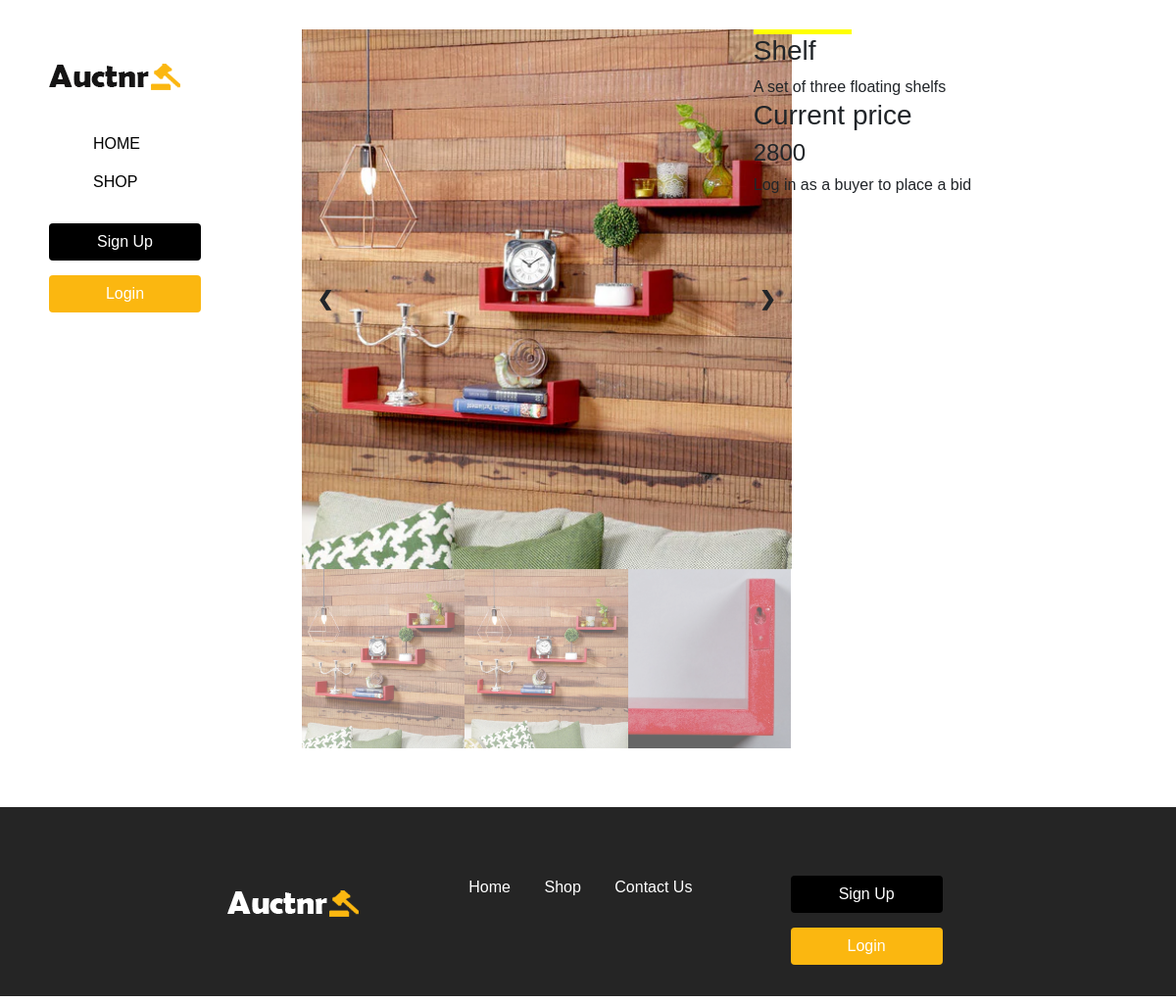
Page /product-details.php?id=23 on the earlier database version.
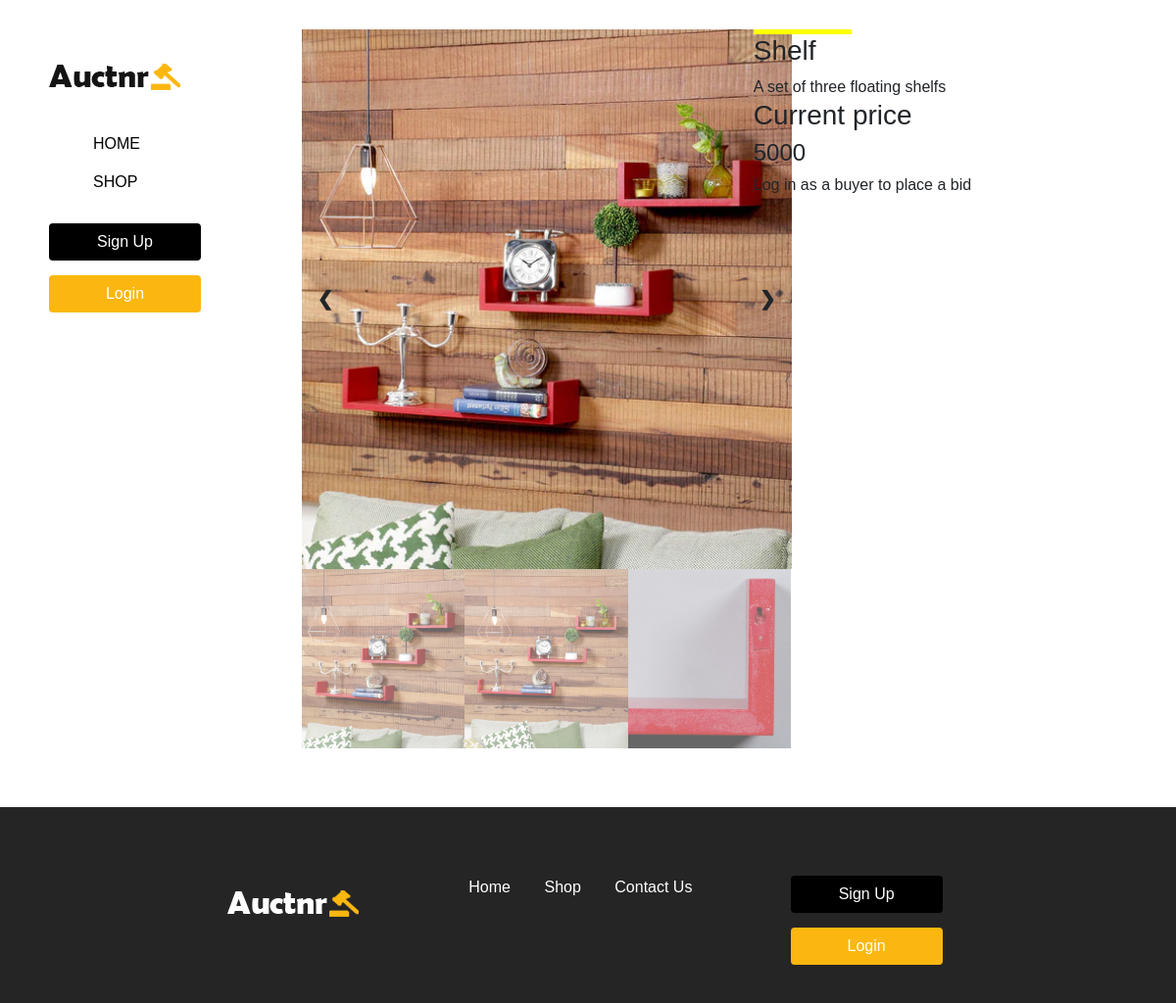
Same page on the later database version.
### tables this page shows
CREATE TABLE `product_details` (
  `product_id_pk` int(10) NOT NULL,
  `user_id` int(5) NOT NULL,
  `product_name` varchar(40) NOT NULL,
  `product_description` varchar(80) NOT NULL,
  `product_price` int(10) NOT NULL,
  `product_image1` varchar(10) NOT NULL,
  `product_image2` varchar(10) NOT NULL,
  `product_image3` varchar(10) NOT NULL,
  `upload_date` varchar(11) NOT NULL,
  `upload_time` varchar(11) NOT NULL,
  `ship_ready` int(2) NOT NULL
);

CREATE TABLE `product_bid` (
  `user_id_fk` int(5) NOT NULL,
  `current_bid` int(10) NOT NULL,
  `product_id` int(10) NOT NULL
);

### get_product_details_id.php (called while the page is built, shortened)
<?php
include 'db-connect.php';
$product_id=$_REQUEST['id'];
$sql1="SELECT product_name,product_description,product_price,product_image1,
product_image2,product_image3 FROM product_details WHERE product_id_pk='$product_id'";
if($result=mysqli_query($conn,$sql1))
{
  $product=$result->fetch_assoc();
  $product_name=$product['product_name'];
  $product_description=$product['product_description'];
  $product_image1=$product['product_image1'];
  $product_image2=$product['product_image2'];
  $product_image3=$product['product_image3'];
}
else {
    echo "Error: " . $sql1 . "<br>" . mysqli_error($conn);
}
$sql1="SELECT current_bid FROM product_bid WHERE product_id='$product_id'";
$result=mysqli_query($conn,$sql1);
if(mysqli_num_rows($result) != 0 && mysqli_num_rows($result) != '' )
{
  $product=$result->fetch_assoc();
  $product_price=$product['current_bid'];
}
?>

### product-details.php (the view, shortened to what this page needs)
<!DOCTYPE html>
<html>
	<head>
		<?php include 'header.php';?>
		<?php include 'get_product_details_id.php';?>
	</head>
	<body>
		<div class="main-content container-fluid nopad">
			<div class="row">
				<div class="col-sm-3">
        <header class="header-area ">
						<?php include 'sidebar.php';?>
        </header>
			</div>
				<div class="col-sm-9">
          <div class="product-details mt-30 mb-30">
						<div class="row">
							<div class="col-sm-6">
								<div class=" product-slider">
									<div class="mySlides">
											<img src="images/product-img/<?php echo $product_image1;?>" style="width:100%">
									</div>
									<a class="prev" onclick="plusSlides(-1)">&#10094;</a>
									<a class="next" onclick="plusSlides(1)">&#10095;</a>
									<div class="row normargin">
										<div class="column">
											<img class="demo cursor" src="images/product-img/<?php echo $product_image1;?>" style="width:100%" onclick="currentSlide(1)" alt="The Woods">
										</div>
										<div class="column">
											<img class="demo cursor" src="images/product-img/<?php echo $product_image2;?>" style="width:100%" onclick="currentSlide(2)" alt="Cinque Terre">
										</div>
										<div class="column">
											<img class="demo cursor" src="images/product-img/<?php echo $product_image3;?>" style="width:100%" onclick="currentSlide(3)" alt="Mountains and fjords">
										</div>
									</div>
								</div>
							</div>
							<div class="col-sm-4">
								<div class="product-info">
									<div class="product-title">
										<h3 class="product-title-heading"><?php echo $product_name;?></h3>
									</div>
									<div class="product-details">
										<?php echo $product_description;?>
									</div>
									<div class="product-price">
										<h3>Current price</h3>
										<h4><?php echo $product_price;?></h4>
									</div>
									<div class="product-bid">
										<?php if($_SESSION['login_status']==1)
										{?>
										<form method="post">
											<h3>Your Bid</h3>
											<input type="hidden" id="current-bid"/>
											<input type="hidden" id="product-id" value="<?php echo $product_id; ?>"/>
											<input type="number" id="new-bid" class ="form-control"/>
											<button type="button" class="btn active mt-15" id="add-buyer-bid" name="button">Submit Bid</button>
										</form>
									<?php }else {
										?>
											<h6>Log in as a buyer to place a bid</h6>
										<?php
									}?>
									</div>
								</div>
							</div>
						</div>
          </div>
				</div>
			</div>
			</div>
			<div class="row">
						<?php include 'footer.php'; ?>
				</div>
	</body>
</html>

### header.php (shortened to what this page needs)
<?php
echo '
	<title>Auctnr</title>
	  <meta charset="UTF-8">
		<meta name="viewport" content="width=device-width, initial-scale=1, shrink-to-fit=no">
		<link rel="stylesheet" href="css/bootstrap.min.css" />
		<link rel="stylesheet" href="css/style.css" />
		<script src="js/jquery.js"></script>
		<script src="js/bootstrap.min.js"></script>
		<script src="js/script.js"></script>
';

### sidebar.php (shortened to what this page needs)
<?php
echo '
            <div class="logo">
                <a href="index.php"><img src="images/core-img/logo.png" alt=""></a>
            </div>
            <nav class="auctnr-nav mt-30">
                <ul>
								<li class=" mt-15"><a class="side" href="index.php">HOME</a></li>
								<li class=" mt-15"><a class="side" href="shop.php">SHOP</a></li>
                </ul>
            </nav>';
            if($_SESSION['login_status']==2)
            {
              echo '
              <div class="auctnr-btn-group mt-30 mb-100">
                  <a href="sell_profile.php" class="btn auctnr-btn mb-15 ">My profile</a>
                  <button id="logout" class="btn auctnr-btn active">Log Out</button>
              </div>
              ';
            }
            else
            {
              echo '
              <div class="auctnr-btn-group mt-30 mb-100">
                  <a href="signup.php" class="btn auctnr-btn mb-15 ">Sign Up</a>
                  <a href="login.php" class="btn auctnr-btn active">Login</a>
              </div>
              ';
            }
?>

### footer.php (shortened to what this page needs)
<div class="col-sm-12 mt-30">
  <div class="row footer_area">
    <div class="col-sm-2">
    </div>
    <div class="col-sm-2">
      <div class="logo-foot mt-30">
        <img src="images/core-img/logo2.png" />
      </div>
    </div>
    <div class="col-sm-4">
      <div class="footer-link mt-30">
        <ul>
          <li>
            <a clas href="index.php">Home</a>
          </li>
          <li>
            <a href="shop.php">Shop</a>
          </li>
          <li>
            <a href="contact_us.php">Contact Us</a>
          </li>
        </ul>
      </div>
    </div>
      <div class="col-sm-2">
            <?php
                if($_SESSION['login_status']==2)
                {
                ?>
                  <div class="auctnr-btn-group mt-30 mb-100">
                      <a href="sell_profile.php" class="btn auctnr-btn mb-15 ">My profile</a>
                      <button id="logout" class="btn auctnr-btn active">Log Out</button>
                  </div>
                  <?php
                }
                else
                {
                  ?>
                  <div class="auctnr-btn-group mt-30 mb-100">
                      <a href="signup.php" class="btn auctnr-btn mb-15 ">Sign Up</a>
                      <a href="login.php" class="btn auctnr-btn active">Login</a>
                  </div>
                  <?php
                }
                ?>
      </div>
    </div>
  </div>

### css/style.css (style rules this page uses)
body { font-family: sans-serif; }
.mt-15 { margin-top: 15px !important; }
.mt-30 { margin-top: 30px !important; }
.mb-15 { margin-bottom: 15px !important; }
.mb-30 { margin-bottom: 30px !important; }
.nopad { padding:0px !important; }
.normargin { margin: 0px; }
.btn { background: #000; color: #fff; }
.auctnr-nav ul li { list-style: none; }
.auctnr-nav ul li a { text-decoration: none; }
.auctnr-btn { display: inherit; }
.header-area { margin-left: 50px; margin-top: 50px; }
.active.btn { background: #fbb710; }
.auctnr-btn-group { display: grid; width: 155px; }
.main-content { min-height: 415px; }
.footer_area { background: #252525; color: white; padding: 40px; height: 200px; }
.footer-link ul li { list-style: none; display: inline; }
.footer-link ul li a { color: white; padding: 15px; }
.side { color: black; padding: 5px; }
.product-slider { position: relative; width: 500px; }
.mySlides { display: none; }
.cursor { cursor: pointer; }
.prev, .next { cursor: pointer; position: absolute; top: 40%; width: auto; padding: 16px; margin-top: -50px; color: white; font-weight: bold; font-size: 20px; border-radius: 0 3px 3px 0; user-select: none; -webkit-user-select: none; }
.next { right: 0; border-radius: 3px 0 0 3px; }
.row:after { content: ""; display: table; clear: both; }
.column { float: left; width: 33.33%; }
.demo { opacity: 0.6; }
.active, .demo:hover { opacity: 1; }
.product-title-heading { border-top: yellow 5px solid; width: 100px; }

Differences in the rows shown:
removed product_bid: current_bid "2800"
added product_bid: current_bid "5000"
